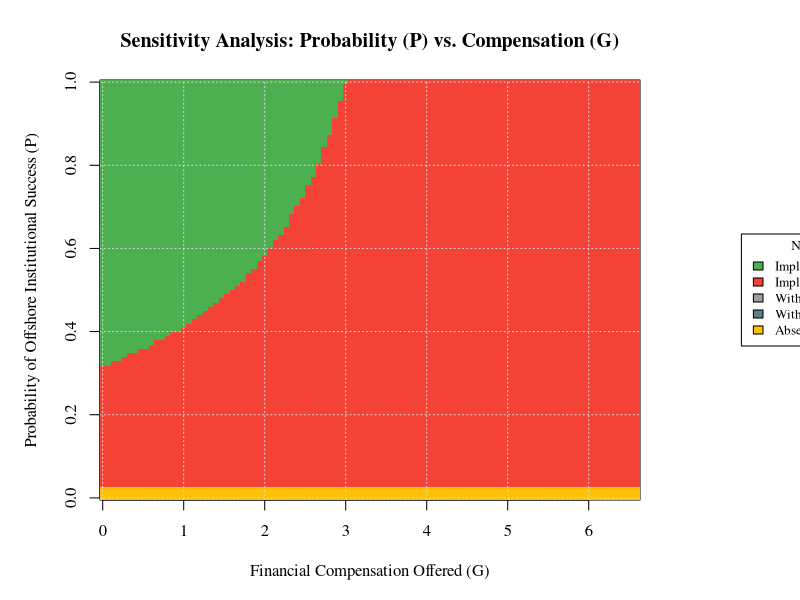

The R script that drew this image: (Note: this script raises an error after producing the figure.)
#!/usr/bin/env Rscript

# Reproducible workflow for the offshore-wind versus surf-tourism artifact.
# It implements the same equilibrium-classification rule used in the original
# Jupyter notebook and regenerates the figures used in the manuscript.

args <- commandArgs(trailingOnly = FALSE)
script_arg <- args[grepl("^--file=", args)]
script_path <- if (length(script_arg) > 0) sub("^--file=", "", script_arg[1]) else "."
project_root <- normalizePath(file.path(dirname(script_path), "..", ".."), winslash = "/", mustWork = TRUE)
output_dir <- file.path(project_root, "simulation", "outputs")
figure_dir <- file.path(output_dir, "article_figures")
trace_dir <- file.path(output_dir, "traceability")
dir.create(output_dir, recursive = TRUE, showWarnings = FALSE)
dir.create(figure_dir, recursive = TRUE, showWarnings = FALSE)
dir.create(trace_dir, recursive = TRUE, showWarnings = FALSE)

color_map <- c(
  "Implement / Accept" = "#4CAF50",
  "Implement / Fight" = "#F44336",
  "Withdraw / Accept" = "#9E9E9E",
  "Withdraw / Fight" = "#607D8B",
  "Absence of Pure Equilibrium" = "#FFC107"
)

equilibrium_levels <- names(color_map)

build_parameters <- function() {
  data.frame(
    symbol = c("R", "LR", "Cs", "I", "L", "alpha", "Ca", "G", "P"),
    value = c(100, 20, 2, 22, 4.4, 0.1, 3, 4.4, 0.5)
  )
}

as_params <- function(parameters_tbl) {
  values <- parameters_tbl$value
  names(values) <- parameters_tbl$symbol
  values
}

equilibrium_class <- function(R, LR, Cs, I, L, alpha, Ca, G, P) {
  g1 <- P * (R - LR - Cs - G) + (1 - P) * (-Cs)
  g2 <- (1 - P) * (I - Ca) + P * (I - L + G - Ca)

  n_ia <- (R >= 0) & ((I - L) >= g2)
  n_if <- (g1 >= 0) & (g2 >= (I - L))
  n_wa <- (0 >= R) & (I >= (I - alpha * Ca))
  n_wf <- (0 >= g1) & ((I - alpha * Ca) >= I)

  result <- rep("Absence of Pure Equilibrium", length(g1))
  result[n_wf] <- "Withdraw / Fight"
  result[n_wa & !n_wf] <- "Withdraw / Accept"
  result[n_if & !n_wa & !n_wf] <- "Implement / Fight"
  result[n_ia] <- "Implement / Accept"
  factor(result, levels = equilibrium_levels)
}

compute_payoffs <- function(R, LR, Cs, I, L, alpha, Ca, G, P) {
  g1 <- P * (R - LR - Cs - G) + (1 - P) * (-Cs)
  g2 <- (1 - P) * (I - Ca) + P * (I - L + G - Ca)

  matrix_tbl <- data.frame(
    offshore_action = c("Implement", "Implement", "Withdraw", "Withdraw"),
    surf_action = c("Accept", "Fight", "Accept", "Fight"),
    offshore_payoff = c(R, g1, 0, 0),
    surf_payoff = c(I - L, g2, I, I - alpha * Ca)
  )

  matrix_tbl$total_payoff <- matrix_tbl$offshore_payoff + matrix_tbl$surf_payoff
  matrix_tbl$better_for_offshore <- c(
    matrix_tbl$offshore_payoff[1] >= matrix_tbl$offshore_payoff[3],
    matrix_tbl$offshore_payoff[2] >= matrix_tbl$offshore_payoff[4],
    matrix_tbl$offshore_payoff[3] >= matrix_tbl$offshore_payoff[1],
    matrix_tbl$offshore_payoff[4] >= matrix_tbl$offshore_payoff[2]
  )
  matrix_tbl$better_for_surf <- c(
    matrix_tbl$surf_payoff[1] >= matrix_tbl$surf_payoff[2],
    matrix_tbl$surf_payoff[2] >= matrix_tbl$surf_payoff[1],
    matrix_tbl$surf_payoff[3] >= matrix_tbl$surf_payoff[4],
    matrix_tbl$surf_payoff[4] >= matrix_tbl$surf_payoff[3]
  )
  matrix_tbl$is_nash <- matrix_tbl$better_for_offshore & matrix_tbl$better_for_surf
  matrix_tbl$is_pareto_max <- matrix_tbl$total_payoff == max(matrix_tbl$total_payoff)
  matrix_tbl
}

grid_equilibria <- function(params, x_name, x_values, y_name, y_values) {
  grid <- expand.grid(
    x = x_values,
    y = y_values,
    KEEP.OUT.ATTRS = FALSE
  )

  p <- as.list(params)
  p[[x_name]] <- grid$x
  p[[y_name]] <- grid$y

  grid$equilibrium <- equilibrium_class(
    R = p$R, LR = p$LR, Cs = p$Cs, I = p$I, L = p$L,
    alpha = p$alpha, Ca = p$Ca, G = p$G, P = p$P
  )
  names(grid)[1:2] <- c(x_name, y_name)
  grid
}

area_evolution <- function(params, varying_name, varying_values, x_name = "P", y_name = "G",
                           x_values = seq(0, 1, length.out = 100),
                           y_values = seq(0, 1.5 * params[["L"]], length.out = 100)) {
  rows <- lapply(varying_values, function(v) {
    p <- params
    p[[varying_name]] <- v
    grid <- grid_equilibria(p, x_name, x_values, y_name, y_values)
    shares <- prop.table(table(factor(grid$equilibrium, levels = equilibrium_levels))) * 100
    data.frame(
      variable = varying_name,
      value = v,
      equilibrium = equilibrium_levels,
      area_percent = as.numeric(shares),
      stringsAsFactors = FALSE
    )
  })
  do.call(rbind, rows)
}

write_csv <- function(data, filename) {
  write.csv(data, file.path(output_dir, filename), row.names = FALSE)
}

write_trace_csv <- function(data, filename) {
  write.csv(data, file.path(trace_dir, filename), row.names = FALSE)
}

save_png <- function(filename, width = 2400, height = 1800, res = 300) {
  png(file.path(figure_dir, filename), width = width, height = height, res = res)
}

plot_heatmap <- function(data, x_name, y_name, title, xlab, ylab, filename) {
  x_values <- sort(unique(data[[x_name]]))
  y_values <- sort(unique(data[[y_name]]))
  z <- matrix(as.integer(data$equilibrium), nrow = length(x_values), ncol = length(y_values))

  save_png(filename)
  par(mar = c(5, 5, 4, 8), family = "serif")
  image(
    x = x_values,
    y = y_values,
    z = z,
    col = unname(color_map),
    breaks = seq(0.5, length(equilibrium_levels) + 0.5, by = 1),
    xlab = xlab,
    ylab = ylab,
    main = title,
    useRaster = TRUE
  )
  grid(col = "gray85", lty = "dotted")
  legend(
    "right",
    inset = c(-0.55, 0),
    legend = equilibrium_levels,
    fill = unname(color_map),
    title = "Nash Equilibrium",
    xpd = TRUE,
    cex = 0.8,
    bty = "o"
  )
  dev.off()
}

plot_area <- function(data, title, xlab, filename) {
  save_png(filename, width = 3000, height = 1800)
  par(mar = c(5, 5, 4, 8), family = "serif")
  plot(
    NA,
    xlim = range(data$value),
    ylim = c(0, 100),
    xlab = xlab,
    ylab = "Area in the P vs G scenario grid (%)",
    main = title
  )
  grid(col = "gray85", lty = "dotted")
  for (eq in equilibrium_levels) {
    eq_data <- data[data$equilibrium == eq, ]
    if (max(eq_data$area_percent) > 0) {
      lines(eq_data$value, eq_data$area_percent, type = "o", lwd = 2, pch = 16, col = color_map[[eq]])
    }
  }
  legend(
    "right",
    inset = c(-0.55, 0),
    legend = equilibrium_levels,
    col = unname(color_map),
    lwd = 2,
    pch = 16,
    title = "Nash Equilibrium",
    xpd = TRUE,
    cex = 0.8,
    bty = "o"
  )
  dev.off()
}

copy_article_figure <- function(source_name, article_name) {
  invisible(file.copy(
    from = file.path(figure_dir, source_name),
    to = file.path(figure_dir, article_name),
    overwrite = TRUE
  ))
}

parameters_tbl <- build_parameters()
params <- as_params(parameters_tbl)
impact_scenarios <- c(
  "Low Impact" = 0.2 * params[["I"]],
  "Medium Impact" = 0.4 * params[["I"]],
  "High Impact" = 0.9 * params[["I"]]
)

baseline_payoff_tbl <- compute_payoffs(
  R = params[["R"]],
  LR = params[["LR"]],
  Cs = params[["Cs"]],
  I = params[["I"]],
  L = params[["L"]],
  alpha = params[["alpha"]],
  Ca = params[["Ca"]],
  G = params[["G"]],
  P = params[["P"]]
)

p_values <- seq(0, 1, length.out = 100)
g_values_low <- seq(0, 1.5 * impact_scenarios[["Low Impact"]], length.out = 100)
low_params <- params
low_params[["L"]] <- impact_scenarios[["Low Impact"]]

pxg_low <- grid_equilibria(low_params, "G", g_values_low, "P", p_values)
plot_heatmap(
  pxg_low,
  "G",
  "P",
  "Sensitivity Analysis: Probability (P) vs. Compensation (G)",
  "Financial Compensation Offered (G)",
  "Probability of Offshore Institutional Success (P)",
  "probability_compensation_low_impact.png"
)
copy_article_figure("probability_compensation_low_impact.png", "grafico1.png")
write_trace_csv(pxg_low, "figure_01_probability_compensation_low_impact.csv")

ca_variations <- seq(-50, 50, by = 5)
for (scenario_name in names(impact_scenarios)) {
  scenario_params <- params
  scenario_params[["L"]] <- impact_scenarios[[scenario_name]]
  area <- area_evolution(
    scenario_params,
    varying_name = "Ca",
    varying_values = params[["Ca"]] * (1 + ca_variations / 100),
    y_values = seq(0, 1.5 * scenario_params[["L"]], length.out = 100)
  )
  area$variation_percent <- rep(ca_variations, each = length(equilibrium_levels))
  scenario_slug <- tolower(gsub(" ", "_", scenario_name))
  write_trace_csv(area, paste0("stakeholder_cost_area_", scenario_slug, ".csv"))
  plot_area(
    transform(area, value = variation_percent),
    paste("Evolution of Equilibrium Areas by Stakeholder Cost -", scenario_name),
    "Variation of Stakeholder Cost Ca (%)",
    paste0("stakeholder_cost_area_", scenario_slug, ".png")
  )
}
copy_article_figure("stakeholder_cost_area_low_impact.png", "grafico2.png")
copy_article_figure("stakeholder_cost_area_medium_impact.png", "grafico3.png")
copy_article_figure("stakeholder_cost_area_high_impact.png", "grafico4.png")

l_area <- area_evolution(
  params,
  varying_name = "L",
  varying_values = seq(0, 0.9 * params[["I"]], length.out = 21),
  y_values = seq(0, 1.5 * 0.9 * params[["I"]], length.out = 100)
)
write_trace_csv(l_area, "expected_local_loss_area.csv")
plot_area(
  l_area,
  "Evolution of Equilibrium Areas by Expected Local Loss",
  "Expected Local Loss L",
  "expected_local_loss_area.png"
)
copy_article_figure("expected_local_loss_area.png", "grafico5.png")

g_l_params <- params
g_l_grid <- grid_equilibria(
  g_l_params,
  "G",
  seq(0, 1.5 * params[["I"]], length.out = 100),
  "L",
  seq(0, 0.9 * params[["I"]], length.out = 100)
)
write_trace_csv(g_l_grid, "compensation_loss_heatmap.csv")
plot_heatmap(
  g_l_grid,
  "G",
  "L",
  "Strategic Frontier: Compensation (G) vs. Local Loss (L)",
  "Financial Compensation Offered (G)",
  "Expected Local Loss (L)",
  "compensation_loss_heatmap.png"
)
copy_article_figure("compensation_loss_heatmap.png", "grafico6.png")

lr_area <- area_evolution(
  low_params,
  varying_name = "LR",
  varying_values = seq(0, params[["R"]], length.out = 21),
  y_values = seq(0, 1.5 * low_params[["L"]], length.out = 100)
)
write_trace_csv(lr_area, "delay_cost_area_low_impact.csv")
plot_area(
  lr_area,
  "Evolution of Equilibrium Areas by Delay Cost - Low Impact",
  "Delay Cost LR",
  "delay_cost_area_low_impact.png"
)
copy_article_figure("delay_cost_area_low_impact.png", "grafico7.png")

for (scenario_name in c("Low Impact", "High Impact")) {
  scenario_params <- params
  scenario_params[["L"]] <- impact_scenarios[[scenario_name]]
  scenario_params[["G"]] <- scenario_params[["L"]]
  cost_grid <- grid_equilibria(
    scenario_params,
    "Ca",
    seq(0, params[["I"]], length.out = 100),
    "Cs",
    seq(0, params[["R"]], length.out = 100)
  )
  scenario_slug <- tolower(gsub(" ", "_", scenario_name))
  write_trace_csv(cost_grid, paste0("stakeholder_consortium_cost_heatmap_", scenario_slug, ".csv"))
  plot_heatmap(
    cost_grid,
    "Ca",
    "Cs",
    paste("Legal-Cost Asymmetry:", scenario_name),
    "Stakeholder Cost (Ca)",
    "Offshore Consortium Cost (Cs)",
    paste0("stakeholder_consortium_cost_heatmap_", scenario_slug, ".png")
  )
}
copy_article_figure("stakeholder_consortium_cost_heatmap_low_impact.png", "grafico8.png")
copy_article_figure("stakeholder_consortium_cost_heatmap_high_impact.png", "grafico9.png")

sensitivity_tbl <- expand.grid(
  P = seq(0.1, 0.9, by = 0.1),
  G = seq(0, 1.5 * params[["I"]], by = 1),
  Ca = seq(0, params[["I"]], by = 1),
  L = impact_scenarios,
  KEEP.OUT.ATTRS = FALSE
)
sensitivity_tbl$R <- params[["R"]]
sensitivity_tbl$LR <- params[["LR"]]
sensitivity_tbl$Cs <- params[["Cs"]]
sensitivity_tbl$I <- params[["I"]]
sensitivity_tbl$alpha <- params[["alpha"]]
sensitivity_tbl$offshore_conflict_payoff <- sensitivity_tbl$P *
  (sensitivity_tbl$R - sensitivity_tbl$LR - sensitivity_tbl$Cs - sensitivity_tbl$G) +
  (1 - sensitivity_tbl$P) * (-sensitivity_tbl$Cs)
sensitivity_tbl$surf_conflict_payoff <- (1 - sensitivity_tbl$P) *
  (sensitivity_tbl$I - sensitivity_tbl$Ca) +
  sensitivity_tbl$P * (sensitivity_tbl$I - sensitivity_tbl$L + sensitivity_tbl$G - sensitivity_tbl$Ca)
sensitivity_tbl$surf_accept_payoff <- sensitivity_tbl$I - sensitivity_tbl$L
sensitivity_tbl$fight_minus_accept <- sensitivity_tbl$surf_conflict_payoff - sensitivity_tbl$surf_accept_payoff
sensitivity_tbl$offshore_implements <- sensitivity_tbl$offshore_conflict_payoff > 0
sensitivity_tbl$surf_prefers_fight <- sensitivity_tbl$surf_conflict_payoff >= sensitivity_tbl$surf_accept_payoff

sensitivity_summary <- aggregate(
  cbind(surf_prefers_fight, offshore_implements) ~ P + G,
  data = sensitivity_tbl,
  FUN = mean
)
names(sensitivity_summary)[3:4] <- c("share_surf_prefers_fight", "share_offshore_implements")

figure_index <- data.frame(
  manuscript_file = paste0("images/grafico", 1:9, ".png"),
  artifact_file = file.path("simulation/outputs/article_figures", paste0("grafico", 1:9, ".png")),
  source_traceability = file.path(
    "simulation/outputs/traceability",
    c(
      "figure_01_probability_compensation_low_impact.csv",
      "stakeholder_cost_area_low_impact.csv",
      "stakeholder_cost_area_medium_impact.csv",
      "stakeholder_cost_area_high_impact.csv",
      "expected_local_loss_area.csv",
      "compensation_loss_heatmap.csv",
      "delay_cost_area_low_impact.csv",
      "stakeholder_consortium_cost_heatmap_low_impact.csv",
      "stakeholder_consortium_cost_heatmap_high_impact.csv"
    )
  ),
  description = c(
    "P x G equilibrium heatmap, low-impact scenario.",
    "P x G x Ca area evolution, low-impact scenario.",
    "P x G x Ca area evolution, medium-impact scenario.",
    "P x G x Ca area evolution, high-impact scenario.",
    "P x G x L area evolution.",
    "G x L equilibrium heatmap.",
    "P x G x LR area evolution, low-impact scenario.",
    "Ca x Cs equilibrium heatmap, low-impact scenario.",
    "Ca x Cs equilibrium heatmap, high-impact scenario."
  ),
  stringsAsFactors = FALSE
)

write_csv(parameters_tbl, "model_parameters.csv")
write_csv(baseline_payoff_tbl, "baseline_payoff_matrix.csv")
write_csv(sensitivity_tbl, "sensitivity_grid.csv")
write_csv(sensitivity_summary, "sensitivity_summary.csv")
write_csv(figure_index, "article_figure_index.csv")

figure_md <- c(
  "# Article Figure Traceability",
  "",
  "The active workflow is `simulation/r/run_peniche_offshore_analysis.R`. It reproduces the equilibrium-classification rule used in `simulation/notebooks/offshore_model_exploration.ipynb` and writes the manuscript figures to `simulation/outputs/article_figures/`.",
  "",
  "The Jupyter notebook is kept as an active exploratory interface. The R script is the deterministic workflow for regenerating article figures and CSV traceability files.",
  "",
  "| Manuscript figure | Artifact figure | Traceability data | Description |",
  "|---|---|---|---|",
  apply(
    figure_index,
    1,
    function(row) {
      paste0("| `", row[["manuscript_file"]], "` | `", row[["artifact_file"]], "` | `", row[["source_traceability"]], "` | ", row[["description"]], " |")
    }
  ),
  "",
  "Baseline parameters: `R=100`, `LR=20`, `Cs=2`, `I=22`, `L=4.4`, `alpha=0.1`, `Ca=3`, `G=4.4`, and `P=0.5`. Low, medium, and high impact scenarios set `L` to 20%, 40%, and 90% of `I`, respectively.",
  "",
  "Historical note: the original notebook widget default for `Ca` was 4.0. The active deterministic workflow uses `Ca=3` because that value is aligned with the current manuscript calibration and generated baseline payoff matrix."
)
writeLines(figure_md, file.path(output_dir, "article_figure_traceability.md"))

message("Outputs written to: ", output_dir)
message("Article figures written to: ", figure_dir)
